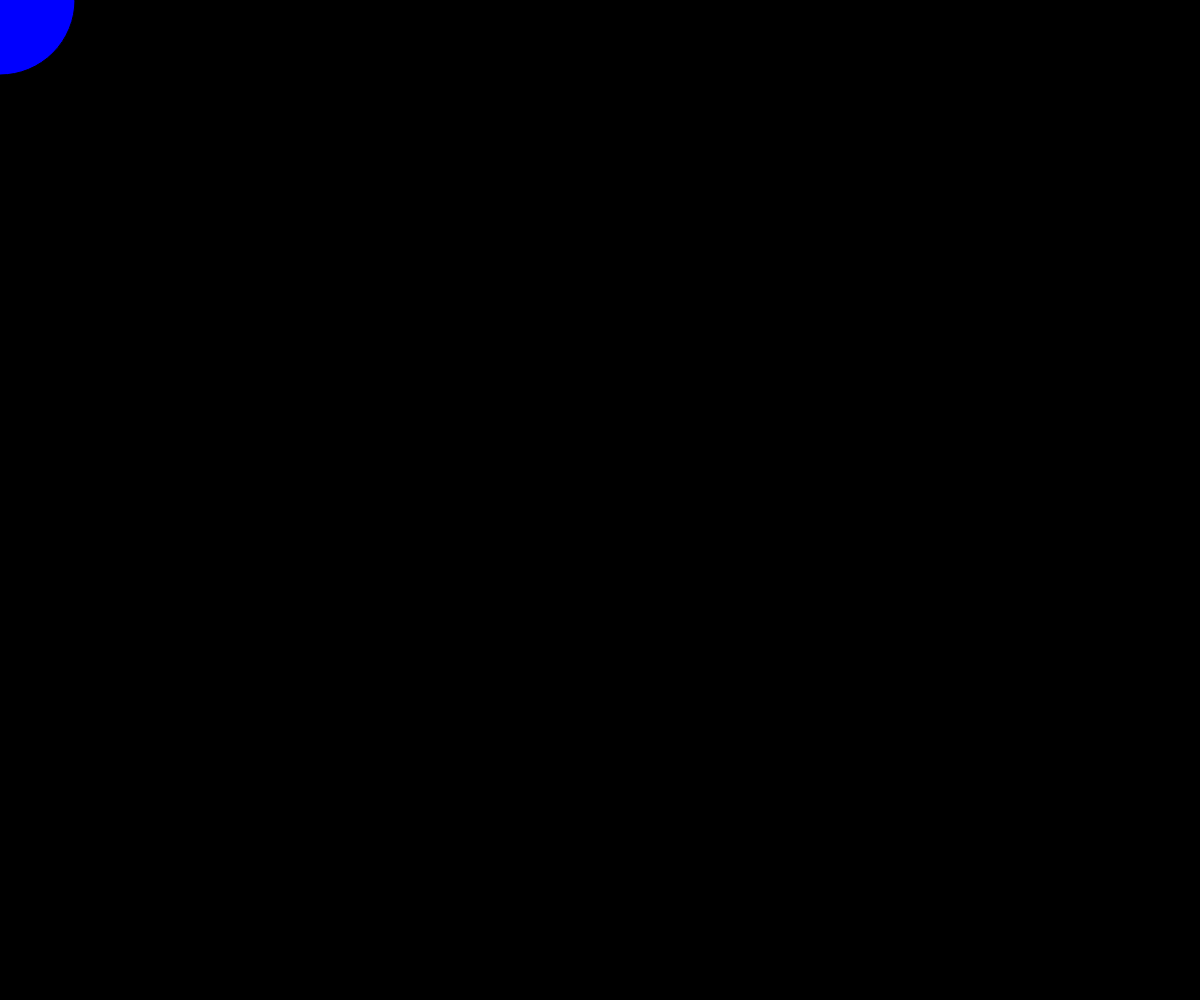
Frame 1 (no input)
Frame 60 (no input): identical to frame 1, image omitted
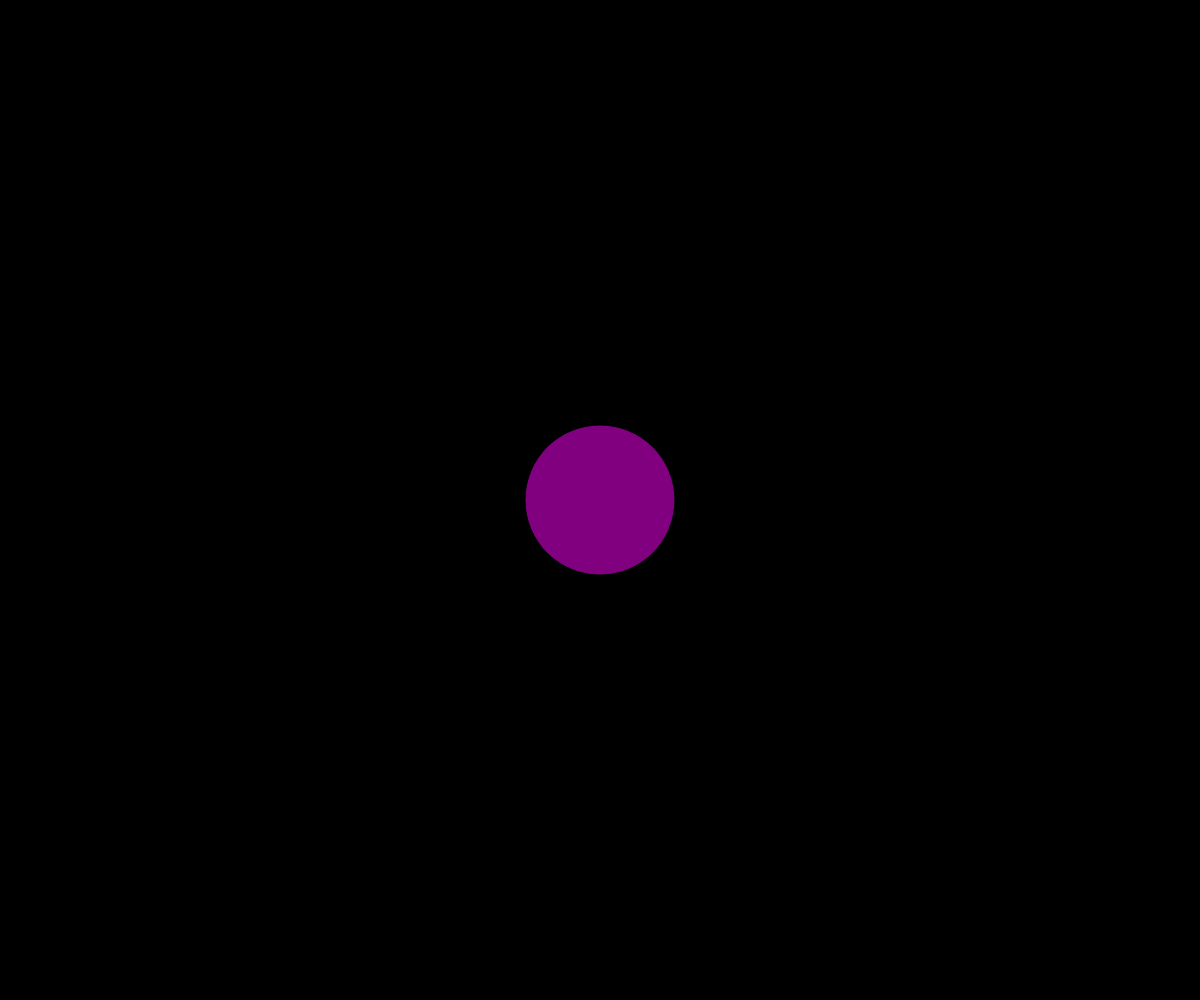
Frame 120 (the mouse pressed at the canvas centre since frame 60)

The p5.js sketch that drew these frames (run headless with seeded random() and noise() and a simulated clock; from frame 60 on, the mouse is pressed at the canvas centre):

// p5.js sketch
// ── sketch.js
function setup() {
  createCanvas(windowWidth,windowHeight);


}

function draw() {
  background(0)

  let r = map(mouseX, 0, width, 0, 255)
  let b = map(mouseX, 0, width, 255, 0)
  let col =color(r,0,b)  
  col = color(r, 0, b)

  console.log(r)

  fill(col)
  ellipse(mouseX,mouseY, 150)

}
